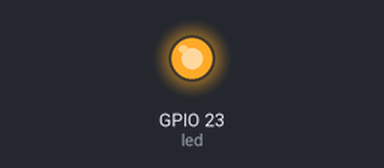
The program below on a simulated ESP32 board running MicroPython. On the bench: output pins drawn as LEDs (lit = HIGH). At 1.9 s the program stops and its outputs stay as they are.

Above: at 0.1 s.
At 2.0 s:
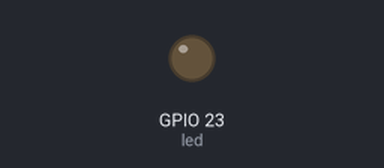
Timing chart, 0 to 3.4 s (numbered marks = the images above):
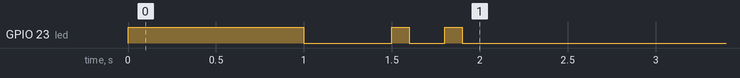

Measured:
- by itself, GPIO 23 (led): goes HIGH 1.0 s, LOW 0.50 s, HIGH 0.10 s, LOW 0.20 s, HIGH 0.10 s, then LOW

The program:

blink.py
```python
import machine
import time

led = machine.Pin(23, machine.Pin.OUT)

led.value(1)
time.sleep(1)
led.value(0)

time.sleep_ms(500)
led.value(1)
time.sleep_ms(100)
led.value(0)
time.sleep_ms(200)
led.value(1)
time.sleep_ms(100)
led.value(0)
```
